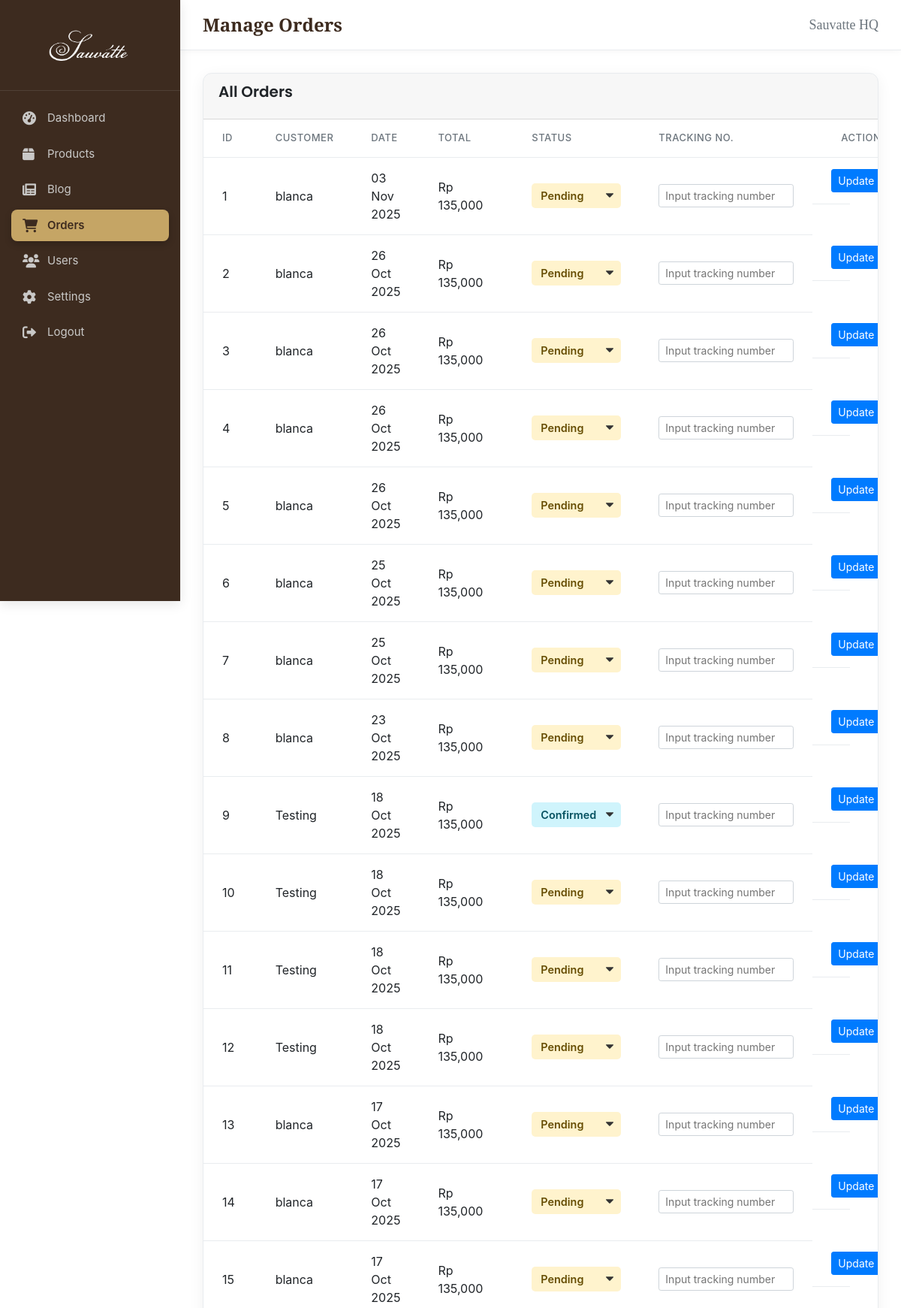
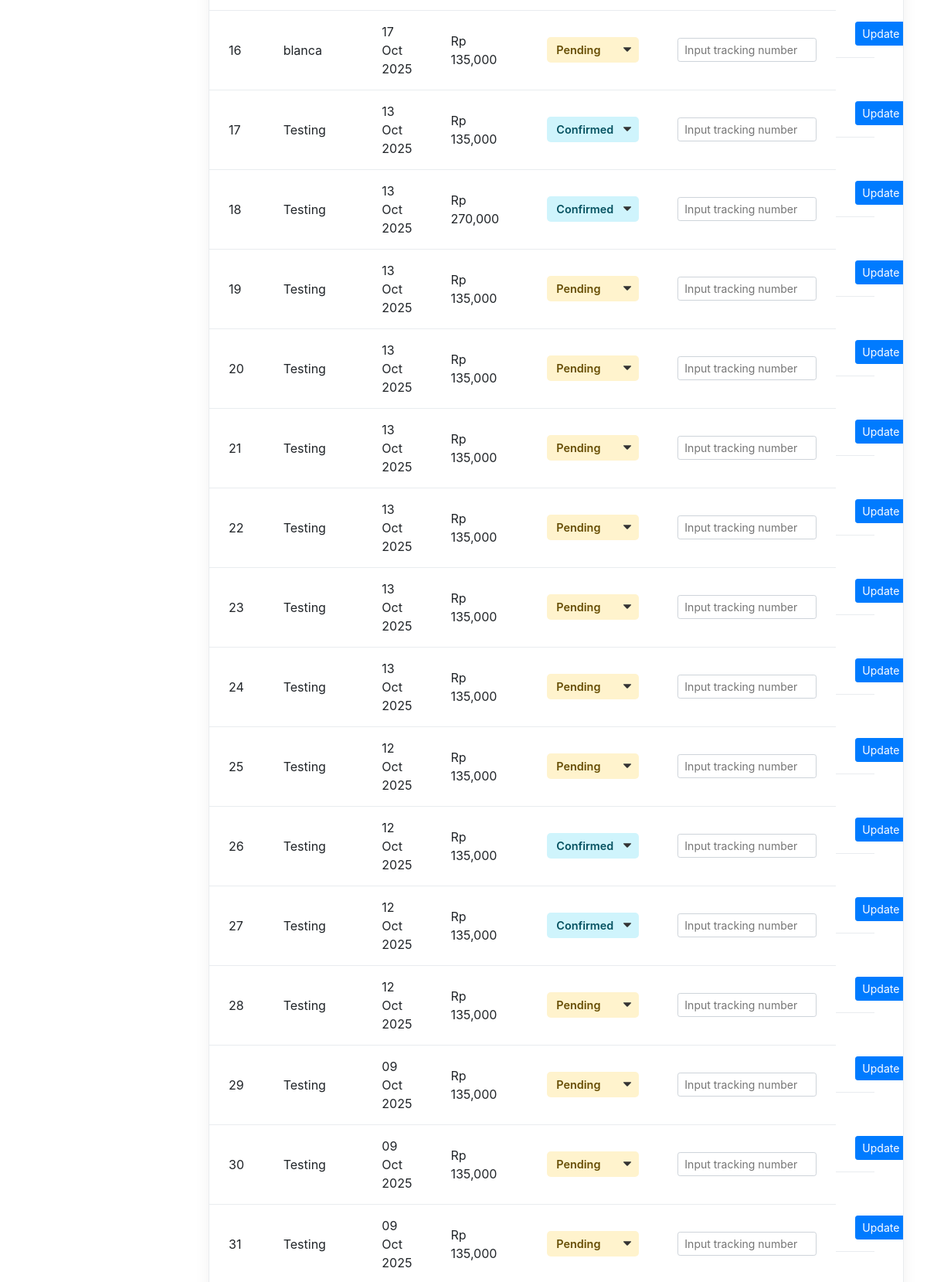
The app's page /admin/orders.php (signed in, upper part) with its own data (2 pictures, top to bottom).
### tables this page shows
CREATE TABLE `orders` (
  `id` int(11) NOT NULL,
  `user_id` int(11) DEFAULT NULL,
  `total_amount` decimal(10,2) NOT NULL,
  `shipping_address` text NOT NULL,
  `status` enum('pending','confirmed','shipped','completed','cancelled') DEFAULT 'pending',
  `resi_number` varchar(100) DEFAULT NULL,
  `transaction_id` varchar(255) DEFAULT NULL,
  `order_date` timestamp NOT NULL DEFAULT current_timestamp()
);

CREATE TABLE `users` (
  `id` int(11) NOT NULL,
  `full_name` varchar(100) NOT NULL,
  `email` varchar(100) NOT NULL,
  `password` varchar(255) NOT NULL,
  `role` enum('user','admin') DEFAULT 'user',
  `is_verified` tinyint(1) NOT NULL DEFAULT 0 COMMENT '0 = belum, 1 = sudah',
  `verification_token` varchar(255) DEFAULT NULL,
  `reset_token` varchar(255) DEFAULT NULL,
  `reset_token_expires_at` datetime DEFAULT NULL,
  `created_at` timestamp NOT NULL DEFAULT current_timestamp()
);

### admin/orders.php (the view, shortened to what this page needs)
<?php
include 'includes/header_admin.php';
$orders_result = $conn->query("
    SELECT o.*, u.full_name
    FROM orders o
    LEFT JOIN users u ON o.user_id = u.id
    ORDER BY o.order_date DESC
");
?>
<div class="content-wrapper-card">
    <div class="card-header">
        <h2 class="card-title">All Orders</h2>
    </div>
    <div class="card-body no-padding">
        <table class="table-modern">
            <thead>
                <tr>
                    <th>ID</th>
                    <th>Customer</th>
                    <th>Date</th>
                    <th>Total</th>
                    <th>Status</th>
                    <th>Tracking No.</th>
                    <th class="text-right">Action</th>
                </tr>
            </thead>
            <tbody>
                <?php if ($orders_result && $orders_result->num_rows > 0): ?>
                    <?php $nomor = 1;  ?>
                    <?php while($order = $orders_result->fetch_assoc()): ?>
                        <tr>
                            <form action="orders.php" method="POST">
                                <td><?php echo $nomor; ?></td> <td><?php echo htmlspecialchars($order['full_name'] ?? 'Guest'); ?></td>
                                <td><?php echo date('d M Y', strtotime($order['order_date'])); ?></td>
                                <td>Rp <?php echo number_format($order['total_amount']); ?></td>
                                <td>
                                    <select name="status" class="status-badge status-<?php echo strtolower($order['status']); ?>">
                                        <option value="pending" <?php if($order['status'] == 'pending') echo 'selected'; ?>>Pending</option>
                                        <option value="confirmed" <?php if($order['status'] == 'confirmed') echo 'selected'; ?>>Confirmed</option>
                                    </select>
                                </td>
                                <td>
                                    <input type="text" name="resi_number" class="form-control-sm" value="<?php echo htmlspecialchars($order['resi_number'] ?? ''); ?>" placeholder="Input tracking number">
                                </td>
                                <td class="actions text-right">
                                    <button type="submit" name="update_order" class="btn btn-primary btn-sm">Update</button>
                                </td>
                            </form>
                        </tr>
                    <?php $nomor++;  ?>
                    <?php endwhile; ?>
                <?php else: ?>
                    <tr>
                        <td colspan="7" class="no-data">No orders found.</td>
                    </tr>
                <?php endif; ?>
            </tbody>
        </table>
    </div>
</div>
<?php include 'includes/footer_admin.php'; ?>

### admin/assets/css/admin-style.css (style rules this page uses)
:root { --primary-color: #007bff; --sidebar-bg: #3D2B1F; --bg-color: #FBF9F1; --dark-color: #212529; --sidebar-text: #ECF0F1; --grey-color: #6c757d; --white-color: #ffffff; --danger-color: #dc3545; --border-color: #e9ecef; --shadow-medium: 0 4px 15px rgba(0, 0, 0, 0.1); --sidebar-width: 240px; }
body { font-family: 'Poppins', sans-serif; margin: 0; background-color: var(--bg-color); font-size: 14px; color: var(--dark-color); }
.content-wrapper-card { background-color: var(--white-color); border-radius: 12px; box-shadow: 0 5px 20px rgba(0, 0, 0, 0.06); border: 1px solid var(--border-color); overflow: hidden; }
.card-header { display: flex; justify-content: space-between; align-items: center; padding: 20px 25px; border-bottom: 1px solid var(--border-color); }
.card-title { margin: 0; font-size: 20px; font-weight: 600; color: var(--dark-color); display: flex; align-items: center; gap: 10px; font-family: 'Poppins', sans-serif; }
.card-body.no-padding { padding: 0; }
.table-modern { width: 100%; border-collapse: collapse; }
.table-modern th, .table-modern td { padding: 15px 25px; text-align: left; border-bottom: 1px solid var(--border-color); vertical-align: middle; }
.table-modern thead th { font-weight: 500; color: var(--grey-color); font-size: 13px; text-transform: uppercase; letter-spacing: 0.5px; }
.table-modern tbody tr { transition: background-color 0.2s ease; }
.table-modern .actions { display: flex; align-items: center; gap: 15px; }
.btn { padding: 8px 15px; border: none; cursor: pointer; font-size: 14px; text-decoration: none; font-weight: 500; display: inline-flex; align-items: center; gap: 8px; text-align: center; transition: all 0.2s ease; box-shadow: none; border-radius: 50px; }
.btn-primary { background-color: var(--primary-color); color: var(--white-color); font-weight: 600; padding: 8px 20px; }
.table-modern .text-right { text-align: right; }
.table-modern .actions { width: 1%; white-space: nowrap; }
.form-control-sm { display: block; width: 100%; padding: .25rem .5rem; font-size: .875rem; line-height: 1.5; color: #495057; background-color: #fff; background-clip: padding-box; border: 1px solid #ced4da; border-radius: .2rem; transition: border-color .15s ease-in-out,box-shadow .15s ease-in-out; min-width: 180px; }
.btn-sm { padding: .25rem .75rem; font-size: .875rem; border-radius: 50px; }
.status-badge { border-radius: 50px; padding: 4px 12px; font-weight: 600; border: none; -webkit-appearance: none; -moz-appearance: none; appearance: none; background-position: right 8px center; background-repeat: no-repeat; background-size: 12px; }
.status-pending { background-color: #fff3cd; color: #664d03; }
.status-confirmed { background-color: #cfe2ff; color: #084298; }
.status-badge { border: none; padding: 6px 12px; border-radius: 5px; font-weight: 600; font-size: 0.9em; -webkit-appearance: none; -moz-appearance: none; appearance: none; background-repeat: no-repeat; background-position: right 10px center; background-size: 10px; padding-right: 30px; }
.status-confirmed { background-color: #cff4fc; color: #055160; }

### records on screen
orders: user.full_name "blanca", order_date "03 Nov 2025", total_amount "135,000", status "Pending"
orders: user.full_name "blanca", order_date "26 Oct 2025", total_amount "135,000", status "Pending"
orders: user.full_name "blanca", order_date "26 Oct 2025", total_amount "135,000", status "Pending"
orders: user.full_name "blanca", order_date "26 Oct 2025", total_amount "135,000", status "Pending"
orders: user.full_name "blanca", order_date "26 Oct 2025", total_amount "135,000", status "Pending"
orders: user.full_name "blanca", order_date "25 Oct 2025", total_amount "135,000", status "Pending"
orders: user.full_name "blanca", order_date "25 Oct 2025", total_amount "135,000", status "Pending"
orders: user.full_name "blanca", order_date "23 Oct 2025", total_amount "135,000", status "Pending"
orders: user.full_name "Testing", order_date "18 Oct 2025", total_amount "135,000", status "Confirmed"
orders: user.full_name "Testing", order_date "18 Oct 2025", total_amount "135,000", status "Pending"
orders: user.full_name "Testing", order_date "18 Oct 2025", total_amount "135,000", status "Pending"
orders: user.full_name "Testing", order_date "18 Oct 2025", total_amount "135,000", status "Pending"
orders: user.full_name "blanca", order_date "17 Oct 2025", total_amount "135,000", status "Pending"
orders: user.full_name "blanca", order_date "17 Oct 2025", total_amount "135,000", status "Pending"
orders: user.full_name "blanca", order_date "17 Oct 2025", total_amount "135,000", status "Pending"
orders: user.full_name "blanca", order_date "17 Oct 2025", total_amount "135,000", status "Pending"
orders: user.full_name "Testing", order_date "13 Oct 2025", total_amount "135,000", status "Confirmed"
orders: user.full_name "Testing", order_date "13 Oct 2025", total_amount "270,000", status "Confirmed"
orders: user.full_name "Testing", order_date "13 Oct 2025", total_amount "135,000", status "Pending"
orders: user.full_name "Testing", order_date "13 Oct 2025", total_amount "135,000", status "Pending"
orders: user.full_name "Testing", order_date "13 Oct 2025", total_amount "135,000", status "Pending"
orders: user.full_name "Testing", order_date "13 Oct 2025", total_amount "135,000", status "Pending"
orders: user.full_name "Testing", order_date "13 Oct 2025", total_amount "135,000", status "Pending"
orders: user.full_name "Testing", order_date "13 Oct 2025", total_amount "135,000", status "Pending"
orders: user.full_name "Testing", order_date "12 Oct 2025", total_amount "135,000", status "Pending"
orders: user.full_name "Testing", order_date "12 Oct 2025", total_amount "135,000", status "Confirmed"
orders: user.full_name "Testing", order_date "12 Oct 2025", total_amount "135,000", status "Confirmed"
orders: user.full_name "Testing", order_date "12 Oct 2025", total_amount "135,000", status "Pending"
orders: user.full_name "Testing", order_date "09 Oct 2025", total_amount "135,000", status "Pending"
orders: user.full_name "Testing", order_date "09 Oct 2025", total_amount "135,000", status "Pending"
orders: user.full_name "Testing", order_date "09 Oct 2025", total_amount "135,000", status "Pending"
